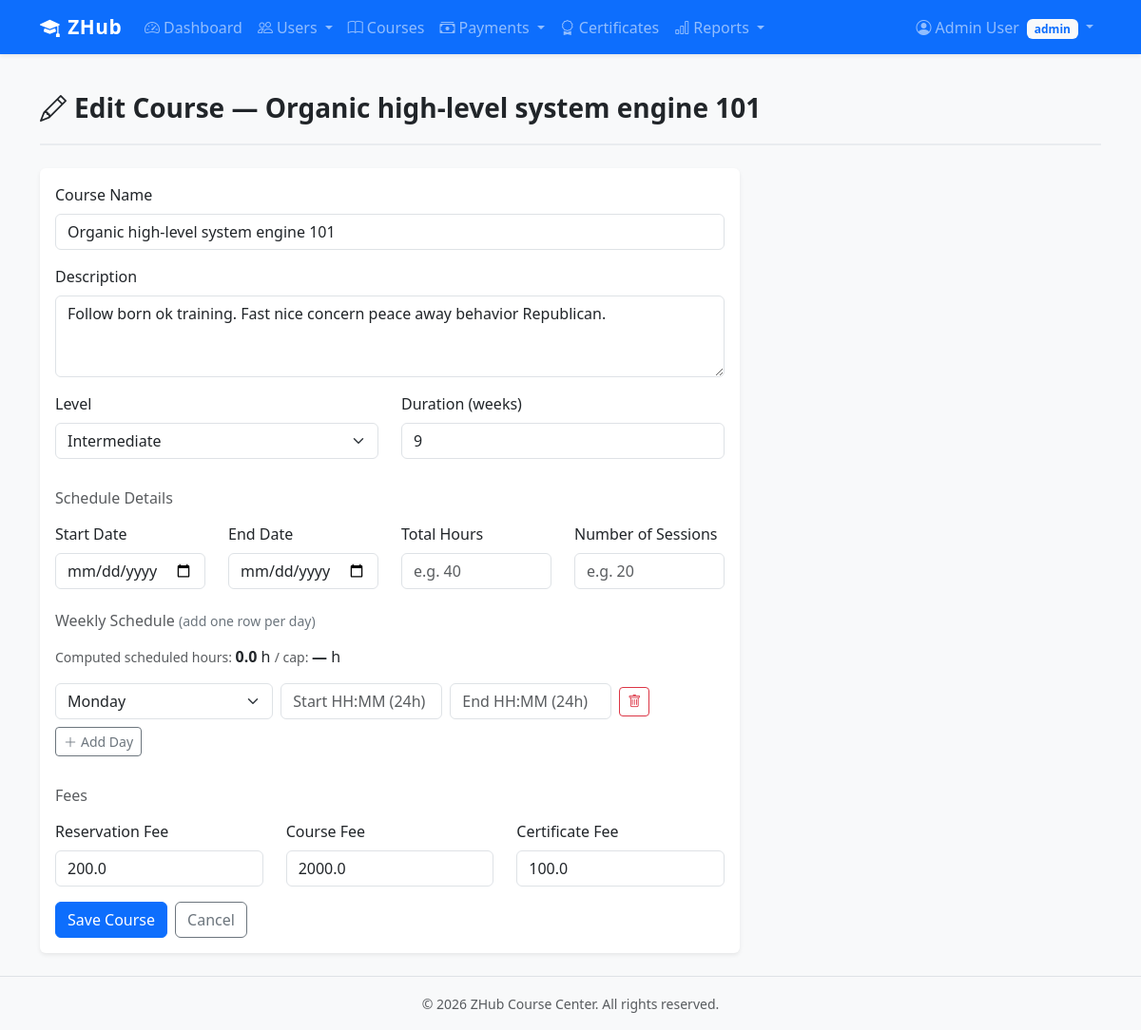
/courses/9/edit (signed in), run on the app's committed database.
### website/models.py (models this page shows, shortened)
class User(UserMixin, db.Model):
    __tablename__ = 'users'
    id = db.Column(db.Integer, primary_key=True)
    email = db.Column(db.String(150), unique=True, nullable=False, index=True)
    password_hash = db.Column(db.String(256), nullable=False)
    role = db.Column(db.String(20), nullable=False, default='student')  # admin / instructor / student
    first_name = db.Column(db.String(100), nullable=False)
    last_name = db.Column(db.String(100), nullable=False)
    phone = db.Column(db.String(20))
    is_active = db.Column(db.Boolean, default=True)
    created_at = db.Column(db.DateTime, default=lambda: datetime.now(timezone.utc))
    student = db.relationship('Student', backref='user', uselist=False, cascade='all, delete-orphan')
    instructor = db.relationship('Instructor', backref='user', uselist=False, cascade='all, delete-orphan')
    @property
    def full_name(self):
        return f'{self.first_name} {self.last_name}'

class Course(db.Model):
    __tablename__ = 'courses'
    id = db.Column(db.Integer, primary_key=True)
    name = db.Column(db.String(200), nullable=False)
    description = db.Column(db.Text)
    level = db.Column(db.String(50))  # beginner / intermediate / advanced
    duration_weeks = db.Column(db.Integer)
    reservation_fee = db.Column(db.Float, default=0.0)
    course_fee = db.Column(db.Float, default=0.0)
    certificate_fee = db.Column(db.Float, default=0.0)
    is_active = db.Column(db.Boolean, default=True)
    created_at = db.Column(db.DateTime, default=lambda: datetime.now(timezone.utc))
    start_date = db.Column(db.Date, nullable=True)
    end_date = db.Column(db.Date, nullable=True)
    total_hours = db.Column(db.Float, nullable=True)
    num_sessions = db.Column(db.Integer, nullable=True)
    groups = db.relationship('Group', backref='course', lazy='dynamic', cascade='all, delete-orphan')
    enrollments = db.relationship('Enrollment', backref='course', lazy='dynamic', cascade='all, delete-orphan')
    ratings = db.relationship('CourseRating', backref='course', lazy='dynamic', cascade='all, delete-orphan')
    schedules = db.relationship('CourseSchedule', backref='course', lazy='dynamic', cascade='all, delete-orphan')

### website/courses/routes.py (the view, shortened to what this page needs)
@courses_bp.route('/<int:course_id>/edit', methods=['GET', 'POST'])
@role_required('admin')
def edit(course_id):
    course = Course.query.get_or_404(course_id)
    form = CourseForm(obj=course)
    while len(form.schedules.entries) > 0:
        form.schedules.pop_entry()
    existing_schedules = course.schedules.all()
    if existing_schedules:
        for s in existing_schedules:
            form.schedules.append_entry({'weekday': s.weekday, 'start_time': s.start_time, 'end_time': s.end_time})
    else:
        form.schedules.append_entry()
    return render_template('courses/edit.html', form=form, course=course)

### website/courses/forms.py
class CourseForm(FlaskForm):
    name = StringField('Course Name', validators=[DataRequired()])
    description = TextAreaField('Description', validators=[Optional()])
    level = SelectField('Level', choices=[
        ('beginner', 'Beginner'),
        ('intermediate', 'Intermediate'),
        ('advanced', 'Advanced'),
    ], validators=[DataRequired()])
    duration_weeks = IntegerField('Duration (weeks)', validators=[Optional(), NumberRange(min=1)])
    start_date = DateField('Start Date', validators=[Optional()])
    end_date = DateField('End Date', validators=[Optional()])
    total_hours = FloatField('Total Hours', validators=[Optional(), NumberRange(min=0.5)], default=0.0)
    num_sessions = IntegerField('Number of Sessions', validators=[Optional(), NumberRange(min=1)])
    schedules = FieldList(FormField(ScheduleEntryForm), min_entries=1)
    reservation_fee = FloatField('Reservation Fee', validators=[Optional()], default=0.0)
    course_fee = FloatField('Course Fee', validators=[Optional()], default=0.0)
    certificate_fee = FloatField('Certificate Fee', validators=[Optional()], default=0.0)
    submit = SubmitField('Save Course')

class ScheduleEntryForm(BaseForm):
    weekday = SelectField('Day', choices=[
        ('Monday', 'Monday'), ('Tuesday', 'Tuesday'), ('Wednesday', 'Wednesday'),
        ('Thursday', 'Thursday'), ('Friday', 'Friday'), ('Saturday', 'Saturday'), ('Sunday', 'Sunday')
    ])
    start_time = StringField('Start Time', validators=[Optional()])
    end_time = StringField('End Time', validators=[Optional()])

### website/utils.py (called while the page is built)
def role_required(*roles):
    def decorator(f):
        @wraps(f)
        @login_required
        def decorated_function(*args, **kwargs):
            if current_user.role not in roles:
                abort(403)
            return f(*args, **kwargs)
        return decorated_function
    return decorator

### website/templates/courses/edit.html (shortened to what this page needs)
{% extends "base.html" %}
{% block content %}
<div class="page-header">
    <h1><i class="bi bi-pencil me-2"></i>Edit Course — {{ course.name }}</h1>
</div>
<div class="row">
    <div class="col-md-8">
        <div class="card">
            <div class="card-body">
                <form method="POST" novalidate>
                    <div class="mb-3">
                        {{ form.name.label(class_="form-label") }}
                        {{ form.name(class_="form-control is-invalid" if form.name.errors else "form-control") }}
                    </div>
                    <div class="mb-3">
                        {{ form.description.label(class_="form-label") }}
                        {{ form.description(class_="form-control", rows=3) }}
                    </div>
                    <div class="row">
                        <div class="col-md-6 mb-3">
                            {{ form.level.label(class_="form-label") }}
                            {{ form.level(class_="form-select") }}
                        </div>
                        <div class="col-md-6 mb-3">
                            {{ form.duration_weeks.label(class_="form-label") }}
                            {{ form.duration_weeks(class_="form-control") }}
                        </div>
                    </div>
                    <h6 class="mt-3 mb-3 text-muted">Schedule Details</h6>
                    <div class="row">
                        <div class="col-md-3 mb-3">
                            {{ form.start_date.label(class_="form-label") }}
                            {{ form.start_date(class_="form-control", type="date", id="start_date") }}
                        </div>
                        <div class="col-md-3 mb-3">
                            {{ form.end_date.label(class_="form-label") }}
                            {{ form.end_date(class_="form-control", type="date", id="end_date") }}
                        </div>
                        <div class="col-md-3 mb-3">
                            {{ form.total_hours.label(class_="form-label") }}
                            {{ form.total_hours(class_="form-control", id="total_hours", placeholder="e.g. 40") }}
                        </div>
                        <div class="col-md-3 mb-3">
                            {{ form.num_sessions.label(class_="form-label") }}
                            {{ form.num_sessions(class_="form-control", placeholder="e.g. 20") }}
                        </div>
                    </div>
                    <h6 class="mt-2 mb-3 text-muted">Weekly Schedule <small class="text-secondary fw-normal">(add one row per day)</small></h6>
                    <div class="mb-3">
                        <span class="text-muted small">Computed scheduled hours: </span>
                        <strong id="computed-hours-display">0.0</strong> h
                        <span class="text-muted small"> / cap: </span>
                        <strong id="cap-hours-display">—</strong> h
                    </div>
                    <div id="schedule-rows">
                        {% for entry in form.schedules %}
                        <div class="schedule-row row g-2 mb-2 align-items-center">
                            <div class="col-md-4">
                                {{ entry.weekday(class_="form-select schedule-weekday") }}
                            </div>
                            <div class="col-md-3">
                                <input type="text" name="{{ entry.start_time.name }}"
                                       value="{{ entry.start_time.data or '' }}"
                                       class="form-control schedule-start" placeholder="Start HH:MM (24h)">
                            </div>
                            <div class="col-md-3">
                                <input type="text" name="{{ entry.end_time.name }}"
                                       value="{{ entry.end_time.data or '' }}"
                                       class="form-control schedule-end" placeholder="End HH:MM (24h)">
                            </div>
                            <div class="col-md-2">
                                <button type="button" class="btn btn-outline-danger btn-sm remove-schedule-row">
                                    <i class="bi bi-trash"></i>
                                </button>
                            </div>
                        </div>
                        {% endfor %}
                    </div>
                    <button type="button" id="add-schedule-row" class="btn btn-outline-secondary btn-sm mb-3">
                        <i class="bi bi-plus-lg me-1"></i>Add Day
                    </button>
                    <h6 class="mt-3 mb-3 text-muted">Fees</h6>
                    <div class="row">
                        <div class="col-md-4 mb-3">
                            {{ form.reservation_fee.label(class_="form-label") }}
                            {{ form.reservation_fee(class_="form-control") }}
                        </div>
                        <div class="col-md-4 mb-3">
                            {{ form.course_fee.label(class_="form-label") }}
                            {{ form.course_fee(class_="form-control") }}
                        </div>
                        <div class="col-md-4 mb-3">
                            {{ form.certificate_fee.label(class_="form-label") }}
                            {{ form.certificate_fee(class_="form-control") }}
                        </div>
                    </div>
                    <div class="d-flex gap-2">
                        {{ form.submit(class_="btn btn-primary", id="submit-course-btn") }}
                        <a href="{{ url_for('courses.detail', course_id=course.id) }}" class="btn btn-outline-secondary">Cancel</a>
                    </div>
                </form>
            </div>
        </div>
    </div>
</div>
{% endblock %}

### website/templates/base.html (shortened to what this page needs)
<!DOCTYPE html>
<html lang="en">
<head>
    <link href="https://cdn.jsdelivr.net/npm/bootstrap@5.3.3/dist/css/bootstrap.min.css" rel="stylesheet">
    <link href="https://cdn.jsdelivr.net/npm/bootstrap-icons@1.11.3/font/bootstrap-icons.min.css" rel="stylesheet">
    <link href="{{ url_for('static', filename='css/style.css') }}" rel="stylesheet">
</head>
<body>
    <nav class="navbar navbar-expand-lg navbar-dark bg-primary shadow-sm">
        <div class="container">
            <a class="navbar-brand fw-bold" href="{{ url_for('auth.home') }}">
                <i class="bi bi-mortarboard-fill me-2"></i>ZHub
            </a>
            <div class="collapse navbar-collapse" id="mainNav">
                {% if current_user.is_authenticated %}
                <ul class="navbar-nav me-auto">
                    {% if current_user.role == 'admin' %}
                    <li class="nav-item">
                        <a class="nav-link" href="{{ url_for('admin.dashboard') }}">
                            <i class="bi bi-speedometer2 me-1"></i>Dashboard
                        </a>
                    </li>
                    <li class="nav-item dropdown">
                        <a class="nav-link dropdown-toggle" href="#" data-bs-toggle="dropdown">
                            <i class="bi bi-people me-1"></i>Users
                        </a>
                    </li>
                    <li class="nav-item">
                        <a class="nav-link" href="{{ url_for('courses.list_courses') }}">
                            <i class="bi bi-book me-1"></i>Courses
                        </a>
                    </li>
                    <li class="nav-item dropdown">
                        <a class="nav-link dropdown-toggle" href="#" data-bs-toggle="dropdown">
                            <i class="bi bi-cash-stack me-1"></i>Payments
                        </a>
                    </li>
                    <li class="nav-item">
                        <a class="nav-link" href="{{ url_for('certificates.list_certificates') }}">
                            <i class="bi bi-award me-1"></i>Certificates
                        </a>
                    </li>
                    <li class="nav-item dropdown">
                        <a class="nav-link dropdown-toggle" href="#" data-bs-toggle="dropdown">
                            <i class="bi bi-bar-chart me-1"></i>Reports
                        </a>
                    </li>
                    {% endif %}
                </ul>
                <ul class="navbar-nav">
                    <li class="nav-item dropdown">
                        <a class="nav-link dropdown-toggle" href="#" data-bs-toggle="dropdown">
                            <i class="bi bi-person-circle me-1"></i>{{ current_user.full_name }}
                            <span class="badge bg-light text-primary ms-1">{{ current_user.role }}</span>
                        </a>
                    </li>
                </ul>
                {% endif %}
            </div>
        </div>
    </nav>
    <main class="container py-4">
        {% block content %}{% endblock %}
    </main>
    <footer class="bg-light text-center text-muted py-3 mt-auto border-top">
        <div class="container">
            <small>&copy; 2026 ZHub Course Center. All rights reserved.</small>
        </div>
    </footer>
</body>
</html>

### website/static/css/style.css (style rules this page uses)
body { min-height: 100vh; display: flex; flex-direction: column; background-color: #f8f9fa; }
main { flex: 1; }
.navbar-brand { font-size: 1.3rem; letter-spacing: 0.5px; }
.card { border: none; box-shadow: 0 0.125rem 0.25rem rgba(0, 0, 0, 0.075); transition: box-shadow 0.2s ease; }
.page-header { margin-bottom: 1.5rem; padding-bottom: 0.75rem; border-bottom: 2px solid #e9ecef; }
.page-header h1 { font-size: 1.75rem; font-weight: 700; color: #212529; }

### data on the page
User: full_name "Admin User", role "admin"
Course: name "Organic high-level system engine 101", description "Follow born ok training. Fast nice concern peace away behavior Republican.", level "Intermediate", duration_weeks "9", reservation_fee "200.0", course_fee "2000.0", certificate_fee "100.0"
